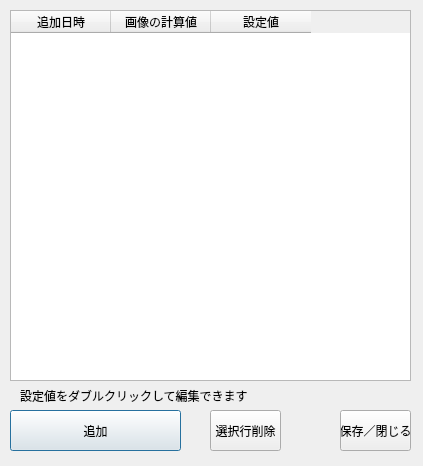
<?xml version="1.0" encoding="UTF-8"?>
<ui version="4.0">
 <class>EditManualInterpolateDialog</class>
 <widget class="QDialog" name="EditManualInterpolateDialog">
  <property name="geometry">
   <rect>
    <x>0</x>
    <y>0</y>
    <width>423</width>
    <height>466</height>
   </rect>
  </property>
  <property name="windowTitle">
   <string>Edit Manual Interpolation table</string>
  </property>
  <widget class="QTableWidget" name="tableWidget">
   <property name="geometry">
    <rect>
     <x>10</x>
     <y>10</y>
     <width>401</width>
     <height>371</height>
    </rect>
   </property>
   <property name="selectionMode">
    <enum>QAbstractItemView::SelectionMode::SingleSelection</enum>
   </property>
   <property name="selectionBehavior">
    <enum>QAbstractItemView::SelectionBehavior::SelectRows</enum>
   </property>
   <column>
    <property name="text">
     <string>追加日時</string>
    </property>
   </column>
   <column>
    <property name="text">
     <string>画像の計算値</string>
    </property>
   </column>
   <column>
    <property name="text">
     <string>設定値</string>
    </property>
   </column>
  </widget>
  <widget class="QPushButton" name="pushButtonAdd">
   <property name="geometry">
    <rect>
     <x>10</x>
     <y>410</y>
     <width>171</width>
     <height>41</height>
    </rect>
   </property>
   <property name="text">
    <string>追加</string>
   </property>
  </widget>
  <widget class="QPushButton" name="pushButtonDeleteLine">
   <property name="geometry">
    <rect>
     <x>210</x>
     <y>410</y>
     <width>71</width>
     <height>41</height>
    </rect>
   </property>
   <property name="text">
    <string>選択行削除</string>
   </property>
  </widget>
  <widget class="QPushButton" name="pushButtonClose">
   <property name="geometry">
    <rect>
     <x>340</x>
     <y>410</y>
     <width>71</width>
     <height>41</height>
    </rect>
   </property>
   <property name="text">
    <string>保存／閉じる</string>
   </property>
  </widget>
  <widget class="QLabel" name="label">
   <property name="geometry">
    <rect>
     <x>20</x>
     <y>385</y>
     <width>421</width>
     <height>21</height>
    </rect>
   </property>
   <property name="text">
    <string>設定値をダブルクリックして編集できます</string>
   </property>
  </widget>
 </widget>
 <resources/>
 <connections/>
</ui>
